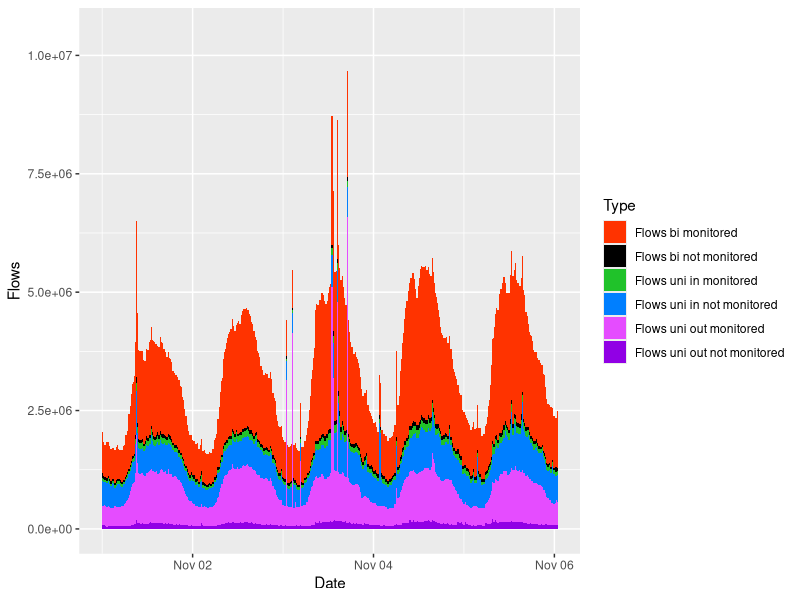
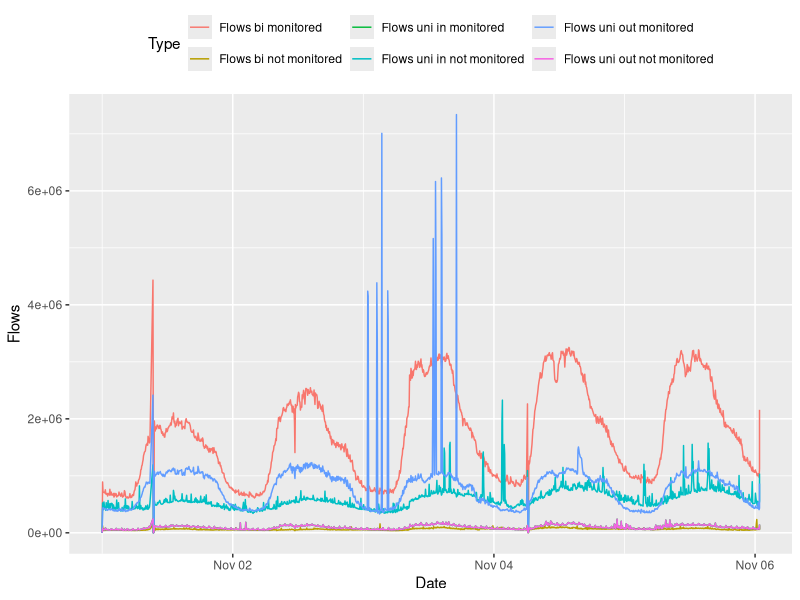
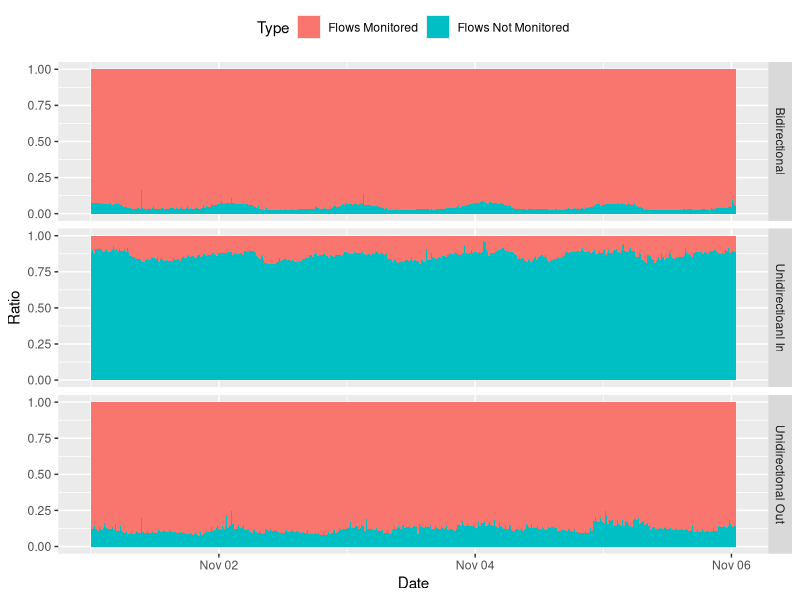
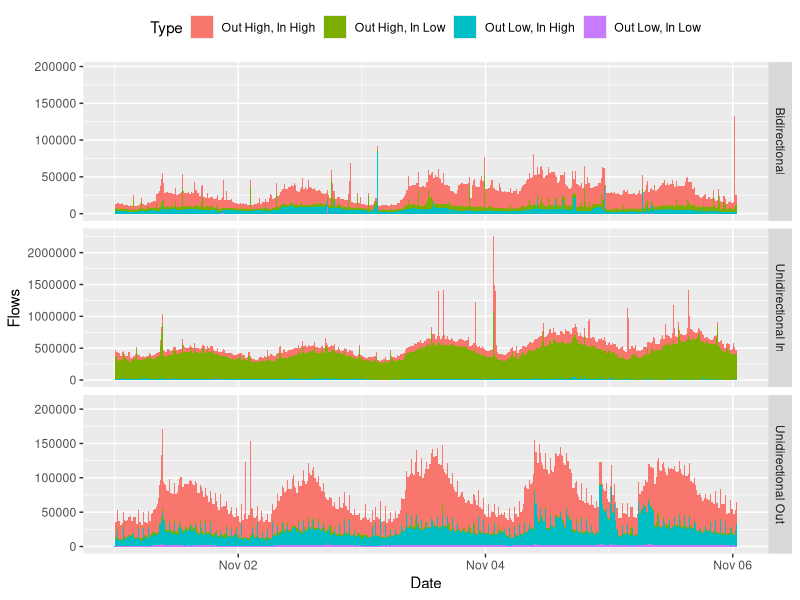
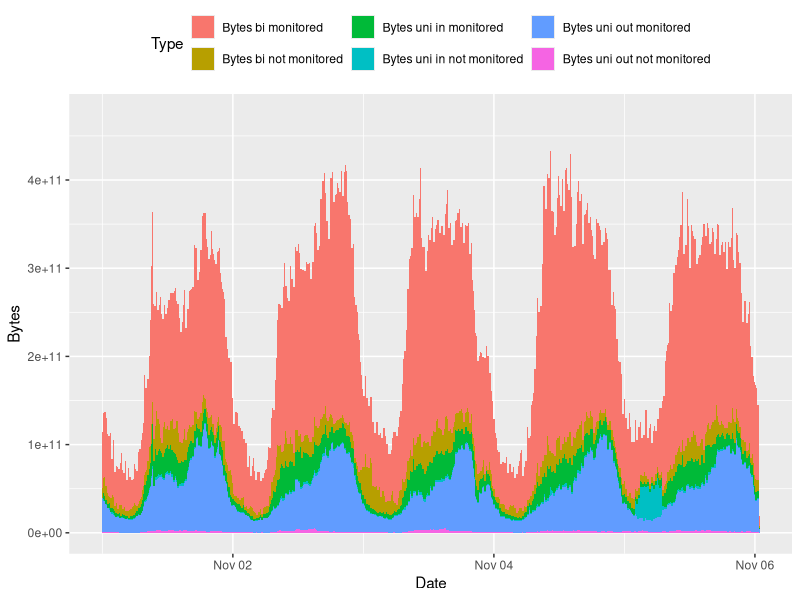
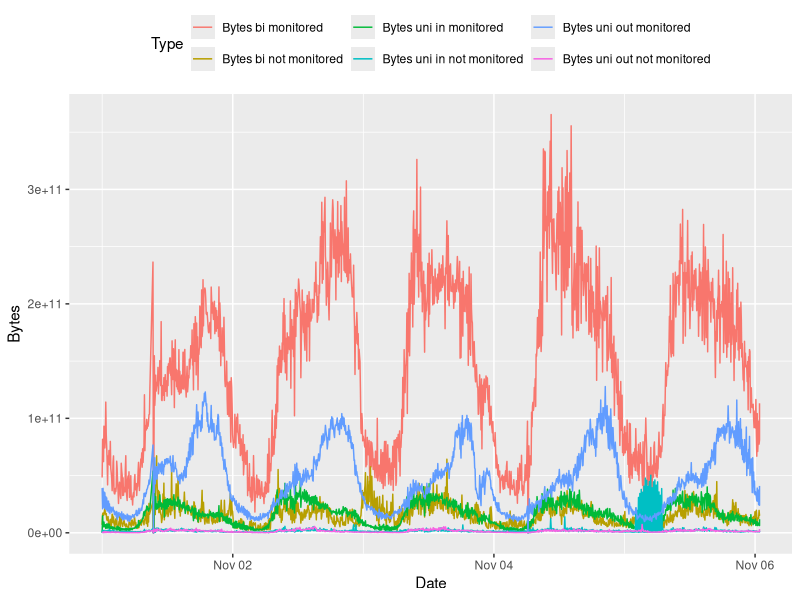
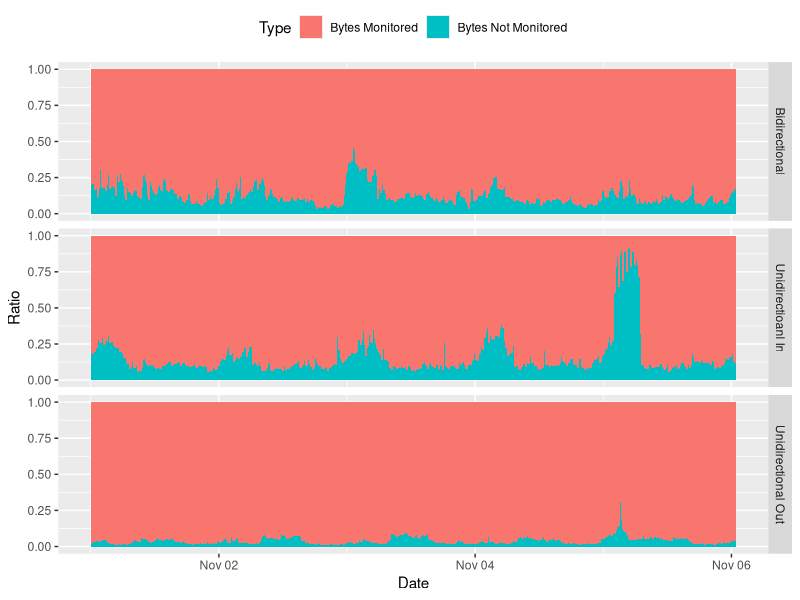
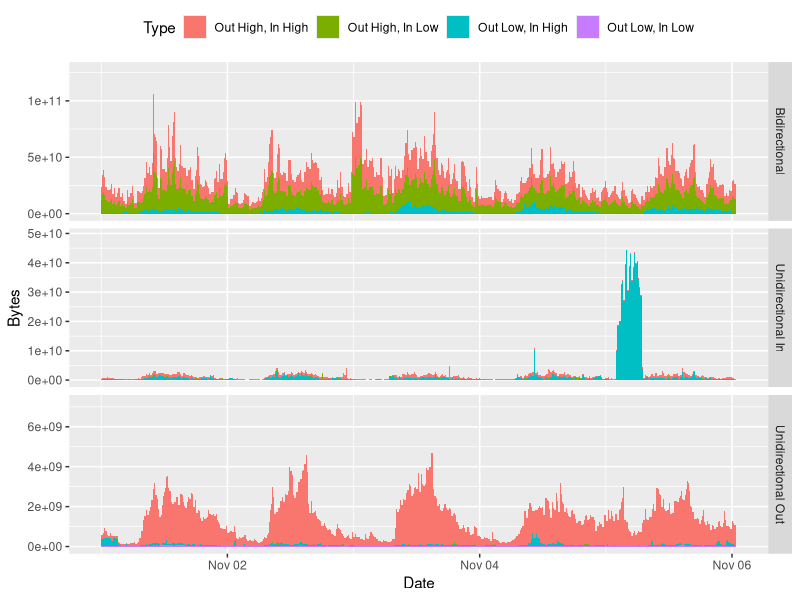

Write R code to recreate these figures, in order.
#!/usr/bin/rinterp

library("ggplot2")
data <- read.csv("traffic_stats_all.csv", sep=',')

flow_stats <- rbind(
    data.frame(Type="Flows bi monitored", time=data$Time, Flows=data$FlowsBiMonitored),
    data.frame(Type="Flows bi not monitored", time=data$Time, Flows=data$FlowsBiNotMonitored),
    data.frame(Type="Flows uni out monitored", time=data$Time, Flows=data$FlowsUniOutMonitored),
    data.frame(Type="Flows uni out not monitored", time=data$Time, Flows=data$FlowsUniOutNotMonitored),
    data.frame(Type="Flows uni in monitored", time=data$Time, Flows=data$FlowsUniInMonitored),
    data.frame(Type="Flows uni in not monitored", time=data$Time, Flows=data$FlowsUniInNotMonitored)
)
# add a human readable date for the plot
flow_stats$Date <- as.POSIXct(flow_stats$time, origin="1970-1-1")

cbPalette <- c("#FF3300", "#000000", "#20C22A" , "#007FFF", "#E54CFF", "#9100E5")
#create the flow by Type plot
p <- ggplot(flow_stats, aes(Date, Flows, fill=Type)) + geom_area() + scale_fill_manual(values=cbPalette) + theme_update(legend.position="top")
# For labeling the axis use scale_y_continuous(name="Flows by Type")
ggsave(file="Flows_by_type_area.pdf",width=12, height=8,dpi=300)
p <- ggplot(flow_stats, aes(Date, Flows, color=Type)) + geom_line()
ggsave(file="Flows_by_type_lines.pdf",width=12, height=8,dpi=300)

# create the ratio plots
ratios <- rbind(
    data.frame(direction="Bidirectional", Type="Flows Monitored", time=data$Time, Ratio=(data$FlowsBiMonitored/(data$FlowsBiMonitored+data$FlowsBiNotMonitored))),
    data.frame(direction="Bidirectional", Type="Flows Not Monitored", time=data$Time, Ratio=data$FlowsBiNotMonitored/(data$FlowsBiMonitored+data$FlowsBiNotMonitored)),
    data.frame(direction="Unidirectional Out", Type="Flows Monitored", time=data$Time, Ratio=data$FlowsUniOutMonitored/(data$FlowsUniOutMonitored+data$FlowsUniOutNotMonitored)),
    data.frame(direction="Unidirectional Out", Type="Flows Not Monitored", time=data$Time, Ratio=data$FlowsUniOutNotMonitored/(data$FlowsUniOutMonitored+data$FlowsUniOutNotMonitored)),
    data.frame(direction="Unidirectioanl In", Type="Flows Monitored", time=data$Time, Ratio=data$FlowsUniInMonitored/(data$FlowsUniInMonitored+data$FlowsUniInNotMonitored)),
    data.frame(direction="Unidirectioanl In", Type="Flows Not Monitored", time=data$Time, Ratio=data$FlowsUniInNotMonitored/(data$FlowsUniInMonitored+data$FlowsUniInNotMonitored))
)
ratios$Date <- as.POSIXct(ratios$time, origin="1970-1-1")

p <- ggplot(ratios, aes(Date, Ratio, fill=Type)) + geom_area(position = 'stack') + facet_grid(direction ~ ., scales="free_y") + ylim(0,1)
ggsave(file="Flows_monitor_ratio_by_type.pdf",width=12, height=10, dpi=300)

# Port Heuristical Plots of unmonitored Flows
ports <- rbind(
    data.frame(direction="Bidirectional", Type="Out High, In High", time=data$Time, Flows=data$FlowsBiNMOutHighInHigh),
    data.frame(direction="Bidirectional", Type="Out High, In Low", time=data$Time, Flows=data$FlowsBiNMOutHighInLow),
    data.frame(direction="Bidirectional", Type="Out Low, In Low", time=data$Time, Flows=data$FlowsBiNMOutLowInLow),
    data.frame(direction="Bidirectional", Type="Out Low, In High", time=data$Time, Flows=data$FlowsBiNMOutLowInHigh),
    data.frame(direction="Unidirectional Out", Type="Out High, In High", time=data$Time, Flows=data$FlowsUniOutNMOutHighInHigh),
    data.frame(direction="Unidirectional Out", Type="Out High, In Low", time=data$Time, Flows=data$FlowsUniOutNMOutHighInLow),
    data.frame(direction="Unidirectional Out", Type="Out Low, In Low", time=data$Time, Flows=data$FlowsUniOutNMOutLowInLow),
    data.frame(direction="Unidirectional Out", Type="Out Low, In High", time=data$Time, Flows=data$FlowsUniOutNMOutLowInHigh),
    data.frame(direction="Unidirectional In", Type="Out High, In High", time=data$Time, Flows=data$FlowsUniInNMOutHighInHigh),
    data.frame(direction="Unidirectional In", Type="Out High, In Low", time=data$Time, Flows=data$FlowsUniInNMOutHighInLow),
    data.frame(direction="Unidirectional In", Type="Out Low, In Low", time=data$Time, Flows=data$FlowsUniInNMOutLowInLow),
    data.frame(direction="Unidirectional In", Type="Out Low, In High", time=data$Time, Flows=data$FlowsUniInNMOutLowInHigh)
)
ports$Date <- as.POSIXct(ports$time, origin="1970-1-1")
p <- ggplot(ports, aes(Date, Flows, fill=Type)) + geom_area(position = 'stack') + facet_grid(direction ~ ., scales="free_y")
ggsave(file="Flows_unmonitored_by_port.pdf", width=12, height=10, dpi=300)


# and the same stuff for Bytes

flow_stats <- rbind(
    data.frame(Type="Bytes bi monitored", time=data$Time, Bytes=data$BytesBiMonitored),
    data.frame(Type="Bytes bi not monitored", time=data$Time, Bytes=data$BytesBiNotMonitored),
    data.frame(Type="Bytes uni out monitored", time=data$Time, Bytes=data$BytesUniOutMonitored),
    data.frame(Type="Bytes uni out not monitored", time=data$Time, Bytes=data$BytesUniOutNotMonitored),
    data.frame(Type="Bytes uni in monitored", time=data$Time, Bytes=data$BytesUniInMonitored),
    data.frame(Type="Bytes uni in not monitored", time=data$Time, Bytes=data$BytesUniInNotMonitored)
)
# add a human readable date for the plot
flow_stats$Date <- as.POSIXct(flow_stats$time, origin="1970-1-1")

#create the flow by Type plot
p <- ggplot(flow_stats, aes(Date, Bytes, fill=Type)) + geom_area()
ggsave(file="Bytes_by_type_area.pdf",width=12, height=8,dpi=300)
p <- ggplot(flow_stats, aes(Date, Bytes, color=Type)) + geom_line()
ggsave(file="Bytes_by_type_lines.pdf",width=12, height=8,dpi=300)

# create the ratio plots
ratios <- rbind(
    data.frame(direction="Bidirectional", Type="Bytes Monitored", time=data$Time, Ratio=(data$BytesBiMonitored/(data$BytesBiMonitored+data$BytesBiNotMonitored))),
    data.frame(direction="Bidirectional", Type="Bytes Not Monitored", time=data$Time, Ratio=data$BytesBiNotMonitored/(data$BytesBiMonitored+data$BytesBiNotMonitored)),
    data.frame(direction="Unidirectional Out", Type="Bytes Monitored", time=data$Time, Ratio=data$BytesUniOutMonitored/(data$BytesUniOutMonitored+data$BytesUniOutNotMonitored)),
    data.frame(direction="Unidirectional Out", Type="Bytes Not Monitored", time=data$Time, Ratio=data$BytesUniOutNotMonitored/(data$BytesUniOutMonitored+data$BytesUniOutNotMonitored)),
    data.frame(direction="Unidirectioanl In", Type="Bytes Monitored", time=data$Time, Ratio=data$BytesUniInMonitored/(data$BytesUniInMonitored+data$BytesUniInNotMonitored)),
    data.frame(direction="Unidirectioanl In", Type="Bytes Not Monitored", time=data$Time, Ratio=data$BytesUniInNotMonitored/(data$BytesUniInMonitored+data$BytesUniInNotMonitored))
)
ratios$Date <- as.POSIXct(ratios$time, origin="1970-1-1")

p <- ggplot(ratios, aes(Date, Ratio, fill=Type)) + geom_area(position = 'stack') + facet_grid(direction ~ ., scales="free_y") + ylim(0,1)
ggsave(file="Bytes_monitor_ratio_by_type.pdf",width=12, height=10, dpi=300)

# Port Heuristical Plots of unmonitored Bytes
ports <- rbind(
    data.frame(direction="Bidirectional", Type="Out High, In High", time=data$Time, Bytes=data$BytesBiNMOutHighInHigh),
    data.frame(direction="Bidirectional", Type="Out High, In Low", time=data$Time, Bytes=data$BytesBiNMOutHighInLow),
    data.frame(direction="Bidirectional", Type="Out Low, In Low", time=data$Time, Bytes=data$BytesBiNMOutLowInLow),
    data.frame(direction="Bidirectional", Type="Out Low, In High", time=data$Time, Bytes=data$BytesBiNMOutLowInHigh),
    data.frame(direction="Unidirectional Out", Type="Out High, In High", time=data$Time, Bytes=data$BytesUniOutNMOutHighInHigh),
    data.frame(direction="Unidirectional Out", Type="Out High, In Low", time=data$Time, Bytes=data$BytesUniOutNMOutHighInLow),
    data.frame(direction="Unidirectional Out", Type="Out Low, In Low", time=data$Time, Bytes=data$BytesUniOutNMOutLowInLow),
    data.frame(direction="Unidirectional Out", Type="Out Low, In High", time=data$Time, Bytes=data$BytesUniOutNMOutLowInHigh),
    data.frame(direction="Unidirectional In", Type="Out High, In High", time=data$Time, Bytes=data$BytesUniInNMOutHighInHigh),
    data.frame(direction="Unidirectional In", Type="Out High, In Low", time=data$Time, Bytes=data$BytesUniInNMOutHighInLow),
    data.frame(direction="Unidirectional In", Type="Out Low, In Low", time=data$Time, Bytes=data$BytesUniInNMOutLowInLow),
    data.frame(direction="Unidirectional In", Type="Out Low, In High", time=data$Time, Bytes=data$BytesUniInNMOutLowInHigh)
)
ports$Date <- as.POSIXct(ports$time, origin="1970-1-1")
p <- ggplot(ports, aes(Date, Bytes, fill=Type)) + geom_area(position = 'stack') + facet_grid(direction ~ ., scales="free_y")
ggsave(file="Bytes_unmonitored_by_port.pdf", width=12, height=10, dpi=300)
